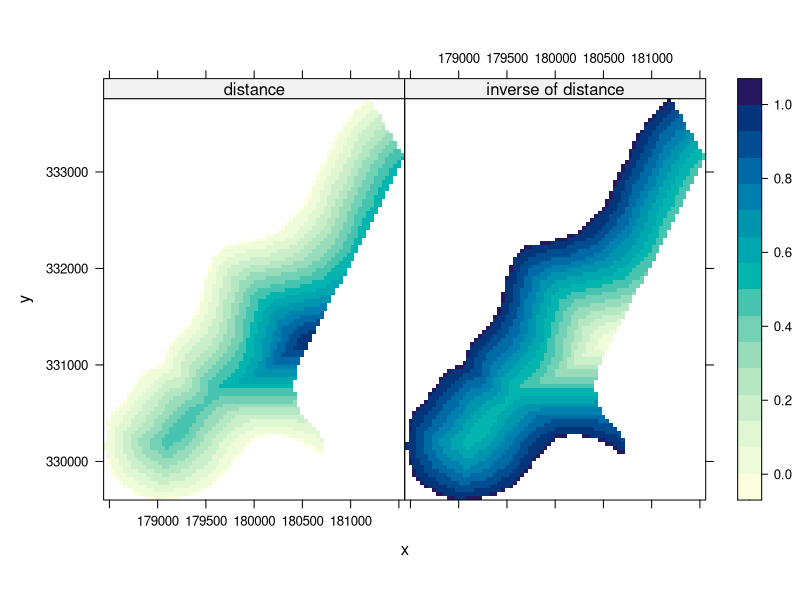
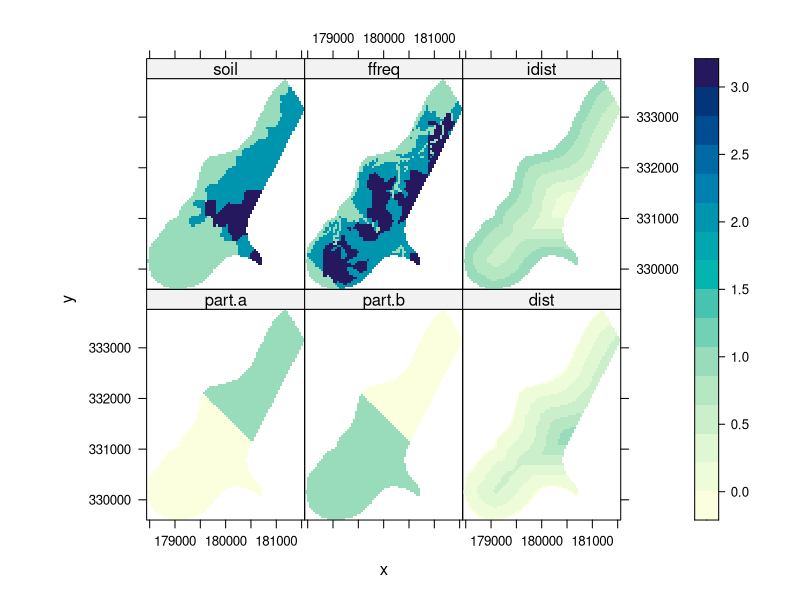
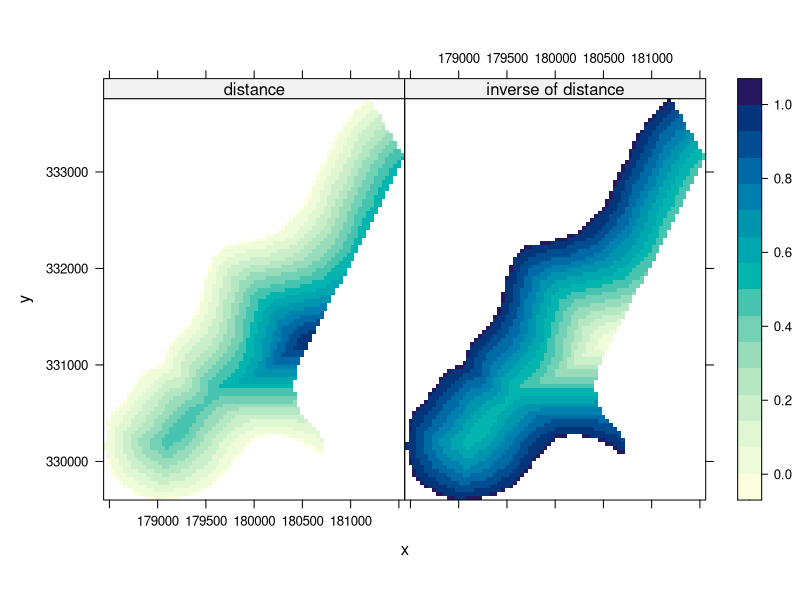
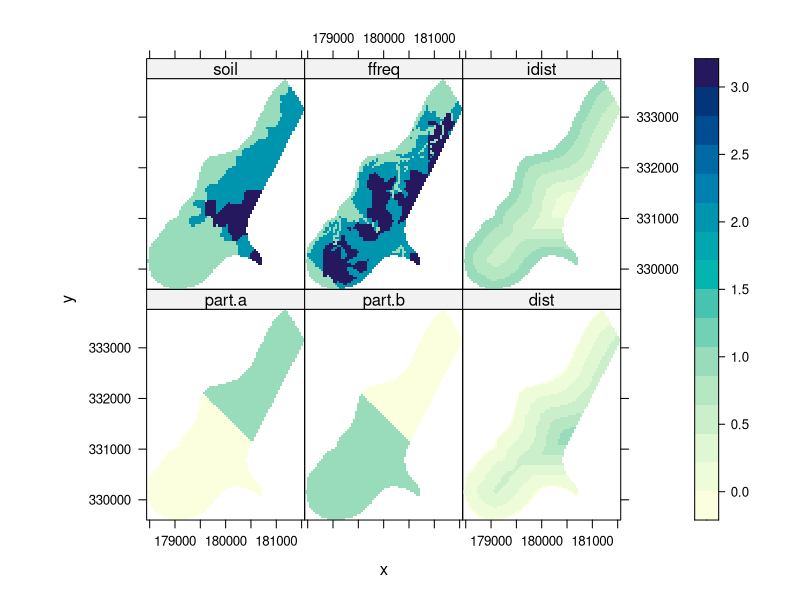

Generate these figures, in order, with R:
library(sp)


### Name: stack
### Title: rearrange data in SpatialPointsDataFrame or SpatialGridDataFrame
###   for plotting with spplot (levelplot/xyplot wrapper)
### Aliases: spmap.to.lev stack.SpatialPointsDataFrame
###   stack.SpatialGridDataFrame
### Keywords: dplot

### ** Examples

library(lattice)
data(meuse.grid) # data frame
coordinates(meuse.grid) = c("x", "y") # promotes to SpatialPointsDataFrame
meuse.grid[["idist"]] = 1 - meuse.grid[["dist"]] # add variable
# the following is made much easier by spplot:
levelplot(z~x+y|name, spmap.to.lev(meuse.grid, z=c("dist","idist"), names.attr =
	c("distance", "inverse of distance")), aspect = "iso")
levelplot(values~x+y|ind, as.data.frame(stack(meuse.grid)),aspect = "iso")
gridded(meuse.grid) = TRUE
levelplot(z~x+y|name, spmap.to.lev(meuse.grid, z=c("dist","idist"), names.attr =
	c("distance", "inverse of distance")), aspect = "iso")
levelplot(values~x+y|ind, as.data.frame(stack(meuse.grid)), asp = "iso")
